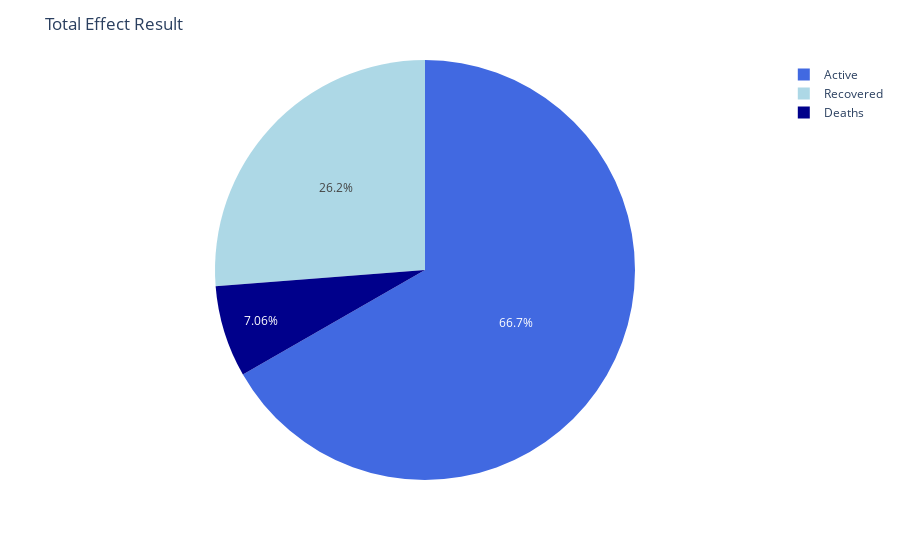

The cell this chart's notebook holds for it:
### Code cell
lable=['Deaths','Recovered','Active']
value=data.iloc[0,2:]
fig=px.pie(data,values=value,names=lable,color_discrete_sequence=['royalblue','lightblue','darkblue'])
fig.update_layout(title='Total Effect Result')
print('Total Number of cases :' , data['Confirmed'].max())
fig.show()

### Figure 1 — Plotly figure (JSON) as saved in the notebook; plotly's stock layout.template omitted (floating-point values rounded to 4 significant figures)
{"data": [{"domain": {"x": [0, 1], "y": [0, 1]}, "hovertemplate": "label=%{label}<br>value=%{value}<extra></extra>", "labels": ["Deaths", "Recovered", "Active"], "legendgroup": "", "name": "", "showlegend": true, "type": "pie", "values": [247470, 920163, 2339096]}], "layout": {"legend": {"tracegroupgap": 0}, "margin": {"t": 60}, "piecolorway": ["royalblue", "lightblue", "darkblue"], "title": {"text": "Total Effect Result"}}}
